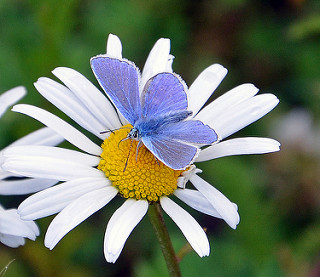
#> input picture 07_Deep_Learning/data/flowers/daisy/14087947408_9779257411_n.jpg, 320 x 277 px, found by its file name; its folder holds only this picture in this run
$ jupyter execute 0718_DL_Practice_1.ipynb
#> lines starting #> are read from the running program, lines starting #| are printed output that depends on the picture
# 꽃 분류를 위한 이미지 데이터 전처리

## 개요
이 노트북은 꽃 분류 모델 학습을 위한 이미지 데이터 전처리를 수행합니다.

### 주요 기능
- 이미지 파일들을 읽어서 NumPy 배열로 변환
- 일정한 크기로 리사이즈하여 학습용 데이터 생성
- NPZ 형식으로 저장하여 모델 학습에 사용

### 데이터 구조
- **입력**: 폴더별로 분류된 꽃 이미지들 (daisy, dandelion 등)
- **출력**: 80x80x3 크기로 통일된 NumPy 배열 데이터

### 참고사항
- `imghdr`는 Python 3.11+에서 deprecated, 3.13에서 제거됨
- 대안으로 PIL의 이미지 형식 확인 기능 사용

[cell 1]
# 필요한 라이브러리 설치 (필요시 실행)

import subprocess
import sys

def install_package(package):
    """패키지 설치 함수"""
    try:
        subprocess.check_call([sys.executable, "-m", "pip", "install", package])
        print(f"✅ {package} 설치 완료!")
    except Exception as e:
        print(f"❌ {package} 설치 실패: {e}")

# 필요한 패키지 목록
required_packages = [
    "numpy",
    "pillow",  # PIL
    "pandas"
]

print("📦 필요한 패키지 설치 확인...")
for package in required_packages:
    try:
        __import__(package.replace("-", "_"))
        print(f"✅ {package} 이미 설치됨")
    except ImportError:
        print(f"⚠️ {package} 설치 중...")
        install_package(package)

print("\n🎉 패키지 설치 확인 완료!")

[cell 2]
# 필요한 라이브러리 import (imghdr 없이)
import numpy as np
import os
import random
from PIL import Image
import pandas as pd

# imghdr 대신 사용할 이미지 형식 확인 함수
def check_image_format(file_path):
    """
    PIL을 사용하여 이미지 형식을 확인하는 함수
    imghdr의 대안으로 사용
    """
    try:
        with Image.open(file_path) as img:
#> img is the input picture: PIL image 320x277 RGB; mean R, G, B 110.1, 121, 102
            return img.format.lower() if img.format else None
    except Exception:
        return None

print("✅ 라이브러리 import 완료!")
print("🔧 이미지 형식 확인 함수 정의 완료!")

[cell 3]
# 데이터 경로 설정
base_path = "C:/Users/ryan9/문서/GitHub/SeSac-AI-Developer-Notes-2025/07_Deep_Learning/data/flowers"

print(f"📂 데이터 경로: {base_path}")

# 경로 존재 여부 확인
if os.path.exists(base_path):
    print("✅ 데이터 경로가 존재합니다.")
    print("📁 하위 폴더 목록:")
    for folder in os.listdir(base_path):
        folder_path = os.path.join(base_path, folder)
        if os.path.isdir(folder_path):
            print(f"  - {folder}")
            # 각 폴더 내 파일 개수 확인
            try:
                subfolders = os.listdir(folder_path)
                for subfolder in subfolders:
                    subfolder_path = os.path.join(folder_path, subfolder)
                    if os.path.isdir(subfolder_path):
                        file_count = len([f for f in os.listdir(subfolder_path)
                                        if os.path.isfile(os.path.join(subfolder_path, f))])
                        print(f"    └── {subfolder}: {file_count}개 파일")
            except Exception as e:
                print(f"    └── 파일 개수 확인 실패: {e}")
else:
    print("❌ 데이터 경로가 존재하지 않습니다.")

[cell 4]
def makeData(flower_name, label, isTrain=True):
    """
    이미지 데이터를 처리하여 NPZ 파일로 저장하는 함수

    Args:
        flower_name (str): 꽃 종류 이름 (예: "daisy", "dandelion")
        label (int): 레이블 번호 (0: daisy, 1: dandelion 등)
        isTrain (bool): True면 train 데이터, False면 test 데이터
    """

    # 학습용/테스트용 데이터 경로 설정
    if isTrain:
        path = base_path + "/train/" + flower_name
    else:
        path = base_path + "/test/" + flower_name

    print(f"📂 처리할 경로: {path}")

    # 데이터와 레이블을 저장할 리스트 초기화
    data = []
    labels = []

    # 폴더 내 모든 파일에 대해 처리
    file_count = 0
    error_count = 0

    for filename in os.listdir(path):
        try:
            file_path = os.path.join(path, filename)

            # PIL을 사용하여 이미지 형식 확인 (imghdr 대신)
            image_format = check_image_format(file_path)
#> image_format = 'jpeg'

            if image_format in ["jpeg", "jpg", "png", "gif"]:
                # 이미지 파일 열기
                img = Image.open(file_path)

                # RGB 모드로 변환 (RGBA나 다른 모드 처리)
                if img.mode != 'RGB':
                    img = img.convert('RGB')

                # 이미지 크기를 80x80으로 통일 (모델 입력 크기 일관성을 위함)
                resize_img = img.resize((80, 80))
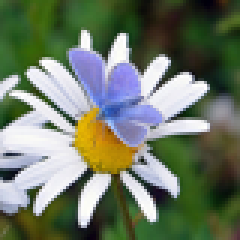
#> resize_img: PIL image 80x80 RGB (shown 3 times larger); mean R, G, B 110.1, 121, 102

                # PIL Image를 NumPy 배열로 변환
                pixel = np.array(resize_img)

                # RGB 3채널 이미지인지 확인 (80x80x3)
                if pixel.shape == (80, 80, 3):
                    data.append(pixel)
                    labels.append(label)
                    file_count += 1

                    # 진행 상황 출력 (50개마다)
                    if file_count % 50 == 0:
                        print(f"  ✅ {file_count}개 파일 처리 완료...")

                img.close()  # 메모리 해제

        except Exception as e:
            error_count += 1
            if error_count <= 5:  # 처음 5개 오류만 출력
                print(f"  ❌ {filename} 처리 중 오류 발생: {e}")
            elif error_count == 6:
                print(f"  ⚠️ 너무 많은 오류로 출력을 제한합니다...")

    # 저장할 파일명 결정 (train 또는 test)
    title = "train" if isTrain else "test"

    # NPZ 파일로 저장
    npz_dir = "C:/Users/ryan9/문서/GitHub/SeSac-AI-Developer-Notes-2025/07_Deep_Learning/data/npz/"

    # npz 디렉토리가 없으면 생성
    os.makedirs(npz_dir, exist_ok=True)

    savefileName = npz_dir + f"imagedata{label}_{title}.npz"

    # 데이터와 레이블을 NPZ 형식으로 압축 저장
    np.savez(savefileName, data=data, targets=labels)

    print(f"💾 {title} 데이터 저장 완료!")
    print(f"   - 파일명: {savefileName}")
    print(f"   - 처리된 이미지 수: {len(data)}개")
#|    - 처리된 이미지 수: 1개
    print(f"   - 오류 발생: {error_count}개")
    if len(data) > 0:
        print(f"   - 데이터 shape: {np.array(data).shape}")
#|    - 데이터 shape: (1, 80, 80, 3)

    return len(data)

print("🎯 makeData 함수 정의 완료! (imghdr 없이 PIL 사용)")

[cell 5]
# 데이터 생성 실행
print("🌸 꽃 분류 데이터 생성을 시작합니다!")
print("=" * 50)

# 데이지 학습 데이터 생성 (레이블 0)
print("🌼 데이지 학습 데이터 처리 중...")
daisy_train_count = makeData("daisy", 0, True)
#> daisy_train_count = 1

print("\n" + "=" * 50)
print(f"✅ 데이지 학습 데이터 생성 완료! ({daisy_train_count}개 이미지)")
#| ✅ 데이지 학습 데이터 생성 완료! (1개 이미지)

[cell 6]
# 추가 데이터 생성 옵션들 (필요시 주석 해제하여 실행)

print("📝 다음 코드들의 주석을 해제하여 추가 데이터를 생성할 수 있습니다:")
print("💡 레이블: 0=데이지(daisy), 1=민들레(dandelion)")
print("\n" + "-" * 50)

# 데이지 테스트 데이터 생성
print("🌼 데이지 테스트 데이터 처리 중...")
daisy_test_count = makeData("daisy", 0, False)
#|    - 처리된 이미지 수: 1개
#|    - 데이터 shape: (1, 80, 80, 3)
#> daisy_test_count = 1
print(f"✅ 데이지 테스트 데이터 생성 완료! ({daisy_test_count}개 이미지)\n")
#| ✅ 데이지 테스트 데이터 생성 완료! (1개 이미지)

# 민들레 학습 데이터 생성
print("🌻 민들레 학습 데이터 처리 중...")
dandelion_train_count = makeData("dandelion", 1, True)
#> call 3 of makeData, with flower_name = 'dandelion', label = 1, isTrain = True
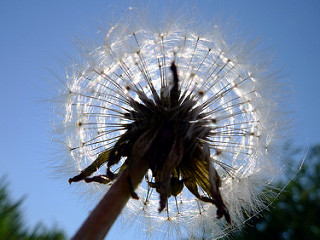
#> input picture 07_Deep_Learning/data/flowers/dandelion/11775820493_10fedf4bff_n.jpg, 320 x 240 px, found by its file name
#> in check_image_format, img is the input picture: PIL image 320x240 RGB; mean R, G, B 112, 129.6, 154.5
#> in makeData (call 3), `resize_img = img.resize((80, 80))`:
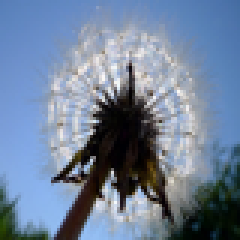
#> resize_img: PIL image 80x80 RGB (shown 3 times larger); mean R, G, B 112, 129.6, 154.5
#|    - 처리된 이미지 수: 1개
#|    - 데이터 shape: (1, 80, 80, 3)
#> dandelion_train_count = 1
print(f"✅ 민들레 학습 데이터 생성 완료! ({dandelion_train_count}개 이미지)\n")
#| ✅ 민들레 학습 데이터 생성 완료! (1개 이미지)

# 민들레 테스트 데이터 생성
print("🌻 민들레 테스트 데이터 처리 중...")
dandelion_test_count = makeData("dandelion", 1, False)
#|    - 처리된 이미지 수: 1개
#|    - 데이터 shape: (1, 80, 80, 3)
#> dandelion_test_count = 1
print(f"✅ 민들레 테스트 데이터 생성 완료! ({dandelion_test_count}개 이미지)\n")
#| ✅ 민들레 테스트 데이터 생성 완료! (1개 이미지)

print("⚡ 한 번에 모든 데이터를 생성하려면 위의 모든 주석을 해제하세요!")
